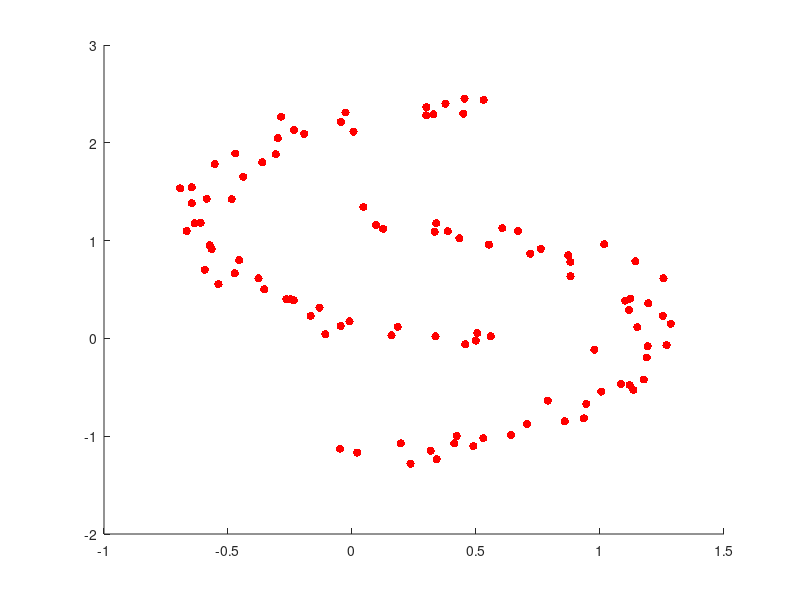
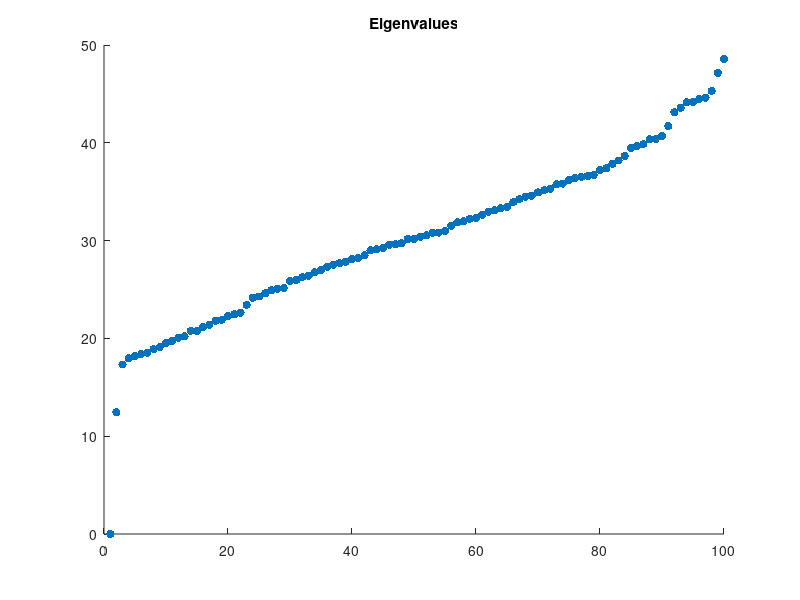
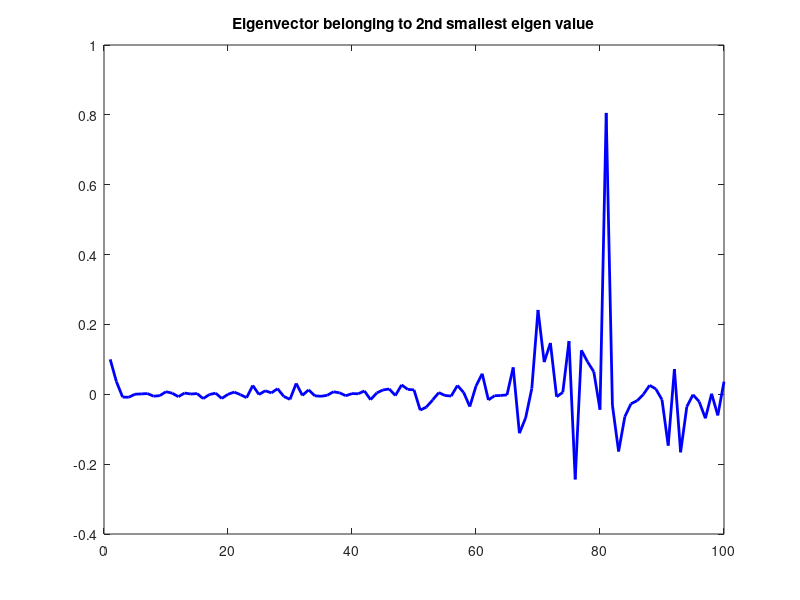
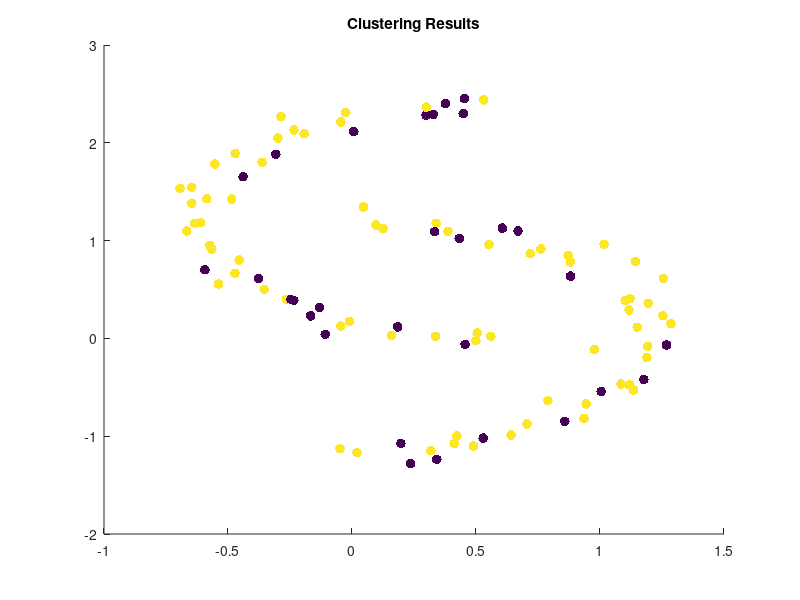

MATLAB code to generate these figures, in order:
halfmoon = load('HalfMoonF23.txt');

figure;
scatter(halfmoon(:, 1), halfmoon(:, 2), 'r', 'filled');

sigma = 1;
epsilon = 0.5;

distances = pdist2(halfmoon, halfmoon);
affinity = exp(-distances.^2 / (2 * sigma^2));
affinity(distances < epsilon) = 0;

laplacian = diag(sum(affinity, 2)) - affinity;
[eigen_vecs, eigen_vals] = eig(laplacian);

eigen_vals = diag(eigen_vals);

figure;
scatter(1:length(eigen_vals), eigen_vals, 'filled');
title('Eigenvalues');

sorted_vals = sort(eigen_vals);
second_smallest = min(sorted_vals(sorted_vals > sorted_vals(1)));
index_second = find(eigen_vals == second_smallest);

vec = eigen_vecs(index_second, :);

figure;
plot(1:length(vec), vec, 'b', 'LineWidth', 2);
title('Eigenvector belonging to 2nd smallest eigen value');
%stem(1:length(vec), vec, 'b', 'filled');

thresh = mean(vec);

clusters = [];
for i = 1:length(vec)
    if vec(i) >= thresh
        clusters = [clusters, 1];
    elseif vec(i) < thresh
        clusters = [clusters, 2];
    end
end

figure;
scatter(halfmoon(:, 1), halfmoon(:, 2), 50, clusters, 'filled');
title('Clustering Results');
